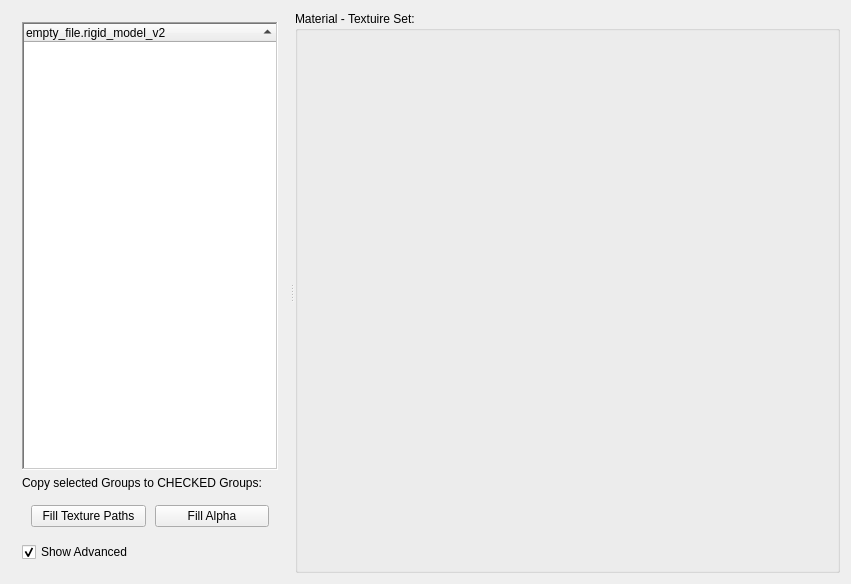
<?xml version="1.0" encoding="UTF-8"?>
<ui version="4.0">
 <class>QRMV2Widget</class>
 <widget class="QWidget" name="QRMV2Widget">
  <property name="geometry">
   <rect>
    <x>0</x>
    <y>0</y>
    <width>851</width>
    <height>584</height>
   </rect>
  </property>
  <property name="windowTitle">
   <string>QRMV2Widget</string>
  </property>
  <layout class="QVBoxLayout" name="verticalLayout_5">
   <item>
    <widget class="QSplitter" name="splitter">
     <property name="lineWidth">
      <number>23</number>
     </property>
     <property name="midLineWidth">
      <number>23</number>
     </property>
     <property name="orientation">
      <enum>Qt::Horizontal</enum>
     </property>
     <property name="opaqueResize">
      <bool>true</bool>
     </property>
     <property name="handleWidth">
      <number>6</number>
     </property>
     <widget class="QWidget" name="verticalLayoutWidget">
      <layout class="QVBoxLayout" name="verticalLayout">
       <item>
        <widget class="QTreeWidget" name="treeWidget">
         <property name="sizePolicy">
          <sizepolicy hsizetype="Expanding" vsizetype="Expanding">
           <horstretch>3</horstretch>
           <verstretch>0</verstretch>
          </sizepolicy>
         </property>
         <property name="maximumSize">
          <size>
           <width>16777215</width>
           <height>16777215</height>
          </size>
         </property>
         <property name="toolTip">
          <string>This shows the RigidModel File structure.</string>
         </property>
         <property name="frameShape">
          <enum>QFrame::WinPanel</enum>
         </property>
         <property name="dragDropMode">
          <enum>QAbstractItemView::NoDragDrop</enum>
         </property>
         <property name="alternatingRowColors">
          <bool>true</bool>
         </property>
         <property name="selectionMode">
          <enum>QAbstractItemView::SingleSelection</enum>
         </property>
         <property name="selectionBehavior">
          <enum>QAbstractItemView::SelectRows</enum>
         </property>
         <property name="animated">
          <bool>true</bool>
         </property>
         <attribute name="headerCascadingSectionResizes">
          <bool>true</bool>
         </attribute>
         <attribute name="headerHighlightSections">
          <bool>true</bool>
         </attribute>
         <attribute name="headerShowSortIndicator" stdset="0">
          <bool>true</bool>
         </attribute>
         <column>
          <property name="text">
           <string>empty_file.rigid_model_v2</string>
          </property>
         </column>
        </widget>
       </item>
       <item>
        <layout class="QVBoxLayout" name="verticalLayout_2">
         <item>
          <widget class="QLabel" name="label">
           <property name="sizePolicy">
            <sizepolicy hsizetype="Ignored" vsizetype="Preferred">
             <horstretch>0</horstretch>
             <verstretch>0</verstretch>
            </sizepolicy>
           </property>
           <property name="text">
            <string>Copy selected Groups to CHECKED Groups:</string>
           </property>
          </widget>
         </item>
         <item>
          <layout class="QHBoxLayout" name="horizontalLayout_6">
           <property name="spacing">
            <number>9</number>
           </property>
           <property name="leftMargin">
            <number>9</number>
           </property>
           <property name="topMargin">
            <number>9</number>
           </property>
           <property name="rightMargin">
            <number>9</number>
           </property>
           <property name="bottomMargin">
            <number>9</number>
           </property>
           <item>
            <widget class="QPushButton" name="pushButton_CopyTextureGroup">
             <property name="sizePolicy">
              <sizepolicy hsizetype="MinimumExpanding" vsizetype="Fixed">
               <horstretch>3</horstretch>
               <verstretch>0</verstretch>
              </sizepolicy>
             </property>
             <property name="toolTip">
              <string>Copies the textures of the SELECTED group to the CHECKED groups</string>
             </property>
             <property name="text">
              <string>Fill Texture Paths</string>
             </property>
            </widget>
           </item>
           <item>
            <widget class="QPushButton" name="pushButton_CopyAlphaAlphaGroup">
             <property name="sizePolicy">
              <sizepolicy hsizetype="MinimumExpanding" vsizetype="Fixed">
               <horstretch>3</horstretch>
               <verstretch>0</verstretch>
              </sizepolicy>
             </property>
             <property name="toolTip">
              <string>Copies the ALPHA flag of the SELECTED group to the CHECKED groups</string>
             </property>
             <property name="text">
              <string>Fill Alpha</string>
             </property>
            </widget>
           </item>
          </layout>
         </item>
        </layout>
       </item>
       <item>
        <widget class="QCheckBox" name="checkBox">
         <property name="enabled">
          <bool>true</bool>
         </property>
         <property name="sizePolicy">
          <sizepolicy hsizetype="MinimumExpanding" vsizetype="Fixed">
           <horstretch>30</horstretch>
           <verstretch>0</verstretch>
          </sizepolicy>
         </property>
         <property name="text">
          <string>Show Advanced</string>
         </property>
         <property name="checked">
          <bool>true</bool>
         </property>
         <property name="tristate">
          <bool>false</bool>
         </property>
        </widget>
       </item>
      </layout>
     </widget>
     <widget class="QGroupBox" name="groupBox">
      <property name="sizePolicy">
       <sizepolicy hsizetype="Expanding" vsizetype="Expanding">
        <horstretch>3</horstretch>
        <verstretch>0</verstretch>
       </sizepolicy>
      </property>
      <property name="minimumSize">
       <size>
        <width>0</width>
        <height>0</height>
       </size>
      </property>
      <property name="title">
       <string>Material - Textuire Set:</string>
      </property>
      <property name="checkable">
       <bool>false</bool>
      </property>
      <layout class="QVBoxLayout" name="verticalLayout_4">
       <property name="spacing">
        <number>0</number>
       </property>
       <property name="leftMargin">
        <number>0</number>
       </property>
       <property name="topMargin">
        <number>0</number>
       </property>
       <property name="rightMargin">
        <number>0</number>
       </property>
       <property name="bottomMargin">
        <number>0</number>
       </property>
       <item>
        <layout class="QVBoxLayout" name="verticalLayout_ErrorMsg"/>
       </item>
       <item>
        <layout class="QVBoxLayout" name="verticalLayout_LeftPanel">
         <item>
          <layout class="QVBoxLayout" name="verticalLayout_TextureList">
           <item>
            <spacer name="verticalSpacer_2">
             <property name="orientation">
              <enum>Qt::Vertical</enum>
             </property>
             <property name="sizeHint" stdset="0">
              <size>
               <width>20</width>
               <height>40</height>
              </size>
             </property>
            </spacer>
           </item>
          </layout>
         </item>
         <item>
          <layout class="QVBoxLayout" name="verticalLayout_MateterialInfo"/>
         </item>
         <item>
          <layout class="QVBoxLayout" name="verticalLayout_GroupInfo"/>
         </item>
        </layout>
       </item>
      </layout>
     </widget>
    </widget>
   </item>
  </layout>
 </widget>
 <layoutdefault spacing="6" margin="11"/>
 <resources/>
 <connections/>
</ui>
